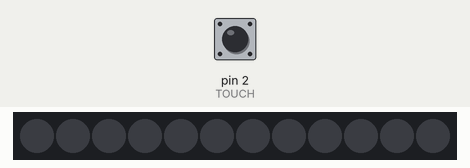
A sketch run on a simulated Arduino Uno, built with avr-gcc and run on an emulated ATmega328P. On the bench: 12 RGB LEDs in strip order, left to right. The inputs (shaded band) are chosen by the test bench; at power-on: pin 2 (TOUCH) LOW. Dim RGB values are drawn brighter than linear.

Above: at 1.2 s.
1.3 s: pin 2 (TOUCH) pulled HIGH for 0.15 s
At 1.45 s:
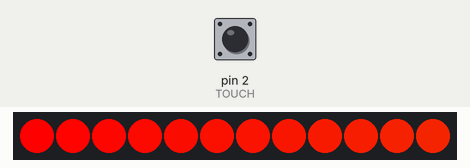
3.7 s: pin 2 (TOUCH) pulled HIGH for 3.2 s
At 7.41 s:
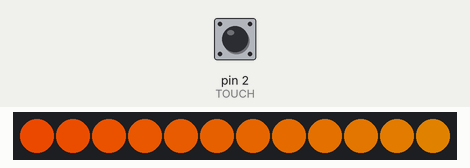
11.4 s: pin 2 (TOUCH) pulled HIGH for 1 s
At 13.26 s:
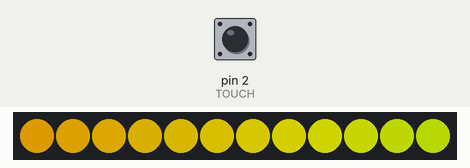
Timing chart, 0 to 14.8 s (numbered marks = the images above; inputs shaded):
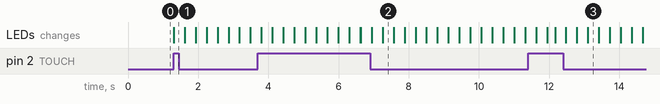

Measured:
- after the input at 1.3 s, the LEDs: change at once (image 1)

The sketch:

NEO_LED_2.ino
```cpp
#include <Adafruit_NeoPixel.h>
#define PIN 3
#define TOUCH 2
#define NUMPIXELS 12

// 네오픽셀 LED 초기 설정
Adafruit_NeoPixel pixels = Adafruit_NeoPixel(NUMPIXELS, PIN, NEO_GRB + NEO_KHZ800);

// 두 개의 매개변수를 가진 colorWipe 함수 선언
void colorWipe(uint32_t color, uint8_t wait);
// 두 개의 매개변수를 가진 theaterChase 함수 선언
void theaterChase(uint32_t color, uint8_t wait);
// 한 개의 매개변수와 int형을 반환하는 Wheel 함수 선언
uint32_t Wheel(byte WheelPos);
// 한 개의 매개변수를 가진 rainbow 함수 선언
void rainbow(uint8_t wait);

int count = 0;
int wait = 200;

void setup()
{
  // put your setup code here, to run once:
  pinMode(TOUCH, INPUT);
  pixels.begin(); // 핀 모드 설정
}

void loop()
{
  // put your main code here, to run repeatedly:
  int Value = digitalRead(TOUCH);

  if(Value == HIGH){
    count++;
    switch(count) {
      case 1:
        // 하나의 색깔로 픽셀을 순차적으로 채우고 다른 색깔로 전환
        // colorWipe(pixels.Color(255, 0, 0), 50); // 빨간색
        // colorWipe(pixels.Color(0, 255, 0), 50); // 초록색
        // colorWipe(pixels.Color(0, 0, 255), 50); // 파랑색
        // // 3개 간격으로 픽셀에 색깔이 동시에 출력되고 한 칸씩 이동
        // theaterChase(pixels.Color(255, 255, 255), 50); // 흰색
        // theaterChase(pixels.Color(255, 0, 0), 50); // 빨간색
        // theaterChase(pixels.Color(0, 0, 255), 50); // 파란색
        // 전체 픽셀이 무지개 색깔을 순차적으로 출력
        rainbow(20);
      case 2:
        count = 0;
        int i;
        for(i = 0; i < pixels.numPixels(); i++)
        {
          pixels.setPixelColor(i, 0, 0, 0);

        }
        pixels.show();
        delay(wait);
        break;
    }
  }

}

// RGB 값과 대기 시간을 매개변수로 받음
void colorWipe(uint32_t color, uint8_t wait)
{
  for(int i = 0; i < pixels.numPixels(); i++)
  {    // 전체 픽셀 수만큼 반복
    pixels.setPixelColor(i, color);   // 해당 픽셀에 색깔 설정
    pixels.show();                    // 해당 픽셀에 색깔을 출력
    delay(wait);                      // 0.05초 대기
  }
}

// RGB 값과 대기 시간을 매개변수로 받음
void theaterChase(uint32_t color, uint8_t wait)
{
  for(int j = 0; j < 10; j++)   // 전체 동작 10회 반복
  {
    for(int q = 0; q < 3 ; q++) // 아래 색깔 설정을 3회 반복
    {
      for(int i = 0; i < pixels.numPixels(); i = i + 3)
      {
        pixels.setPixelColor(i + q, color);   // 3개 간격으로 픽셀 설정
      }
      pixels.show();
      delay(wait);

      for (int i = 0; i < pixels.numPixels(); i = i + 3)
      {
        pixels.setPixelColor(i + q, 0);       // 3개 간격으로 픽셀 off
      }
    }
  }
}

// RGB 값을 반환
uint32_t Wheel(byte WheelPos)
{
  WheelPos = 255 - WheelPos;
  if(WheelPos < 85)
  {
    // 파란색 ~ 빨간색 사이의 RGB 값 반환
    return pixels.Color(255 - WheelPos * 3, 0, WheelPos * 3);
  }
  if(WheelPos < 170)
  {
    WheelPos -= 85;
    // 초록색 ~ 파란색 사이의 RGB 값 반환
    return pixels.Color(0, WheelPos * 3, 255 - WheelPos * 3);
  }
  WheelPos -= 170;
  // 빨간색 ~ 초록색 사이의 RGB 값 반환
  return pixels.Color(WheelPos * 3, 255 - WheelPos * 3, 0);
}

//
void rainbow(uint8_t wait)
{
  int i, j;
  for(j = 0; j < 256; j++)
  {
    for(i = 0; i < pixels.numPixels(); i++)
    {
      pixels.setPixelColor(i, Wheel((i + j) & 255));
    }
    pixels.show();
    delay(wait);
  }
}
```
